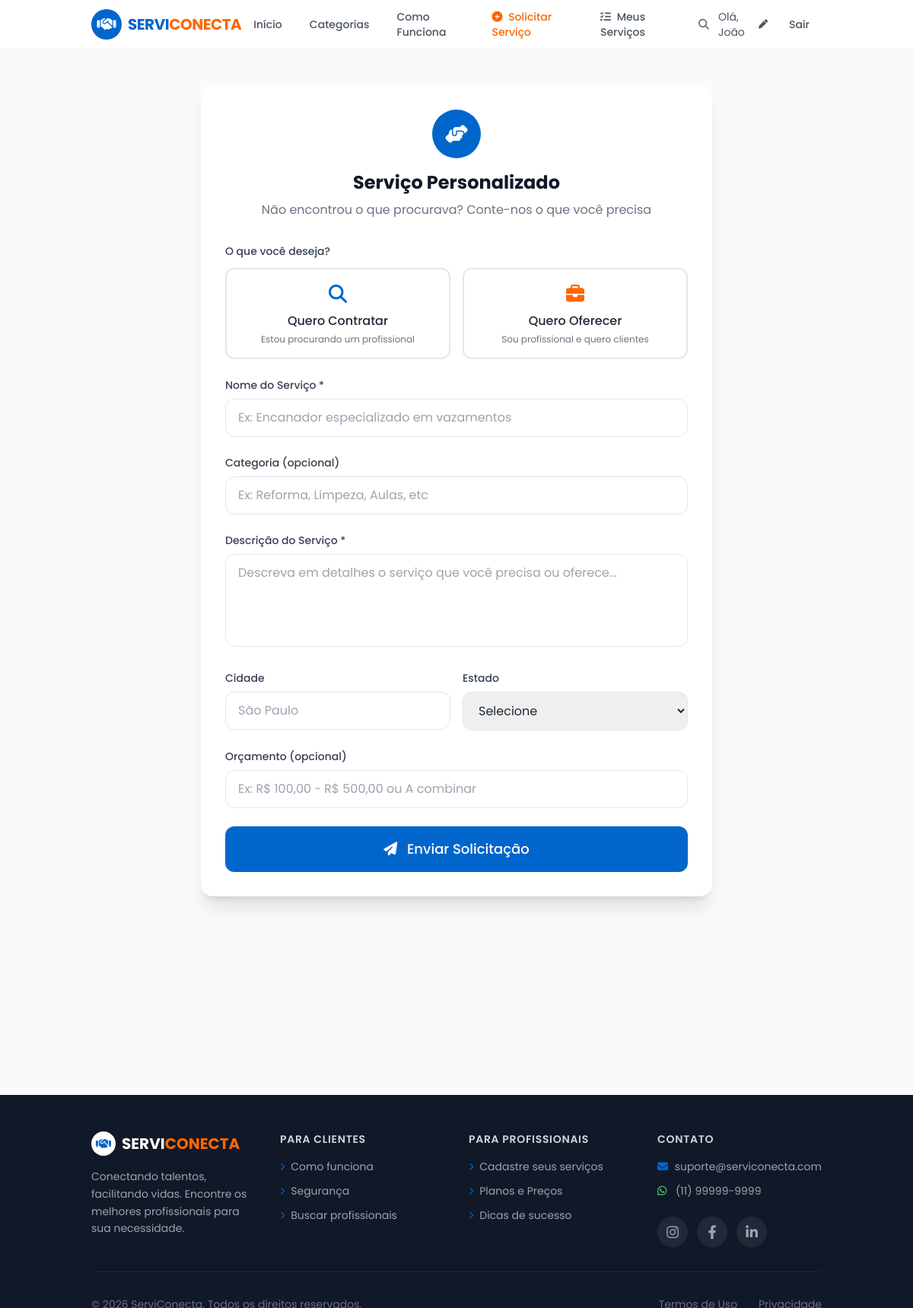
Before: /servico-personalizado/ (signed in) with the older database file.
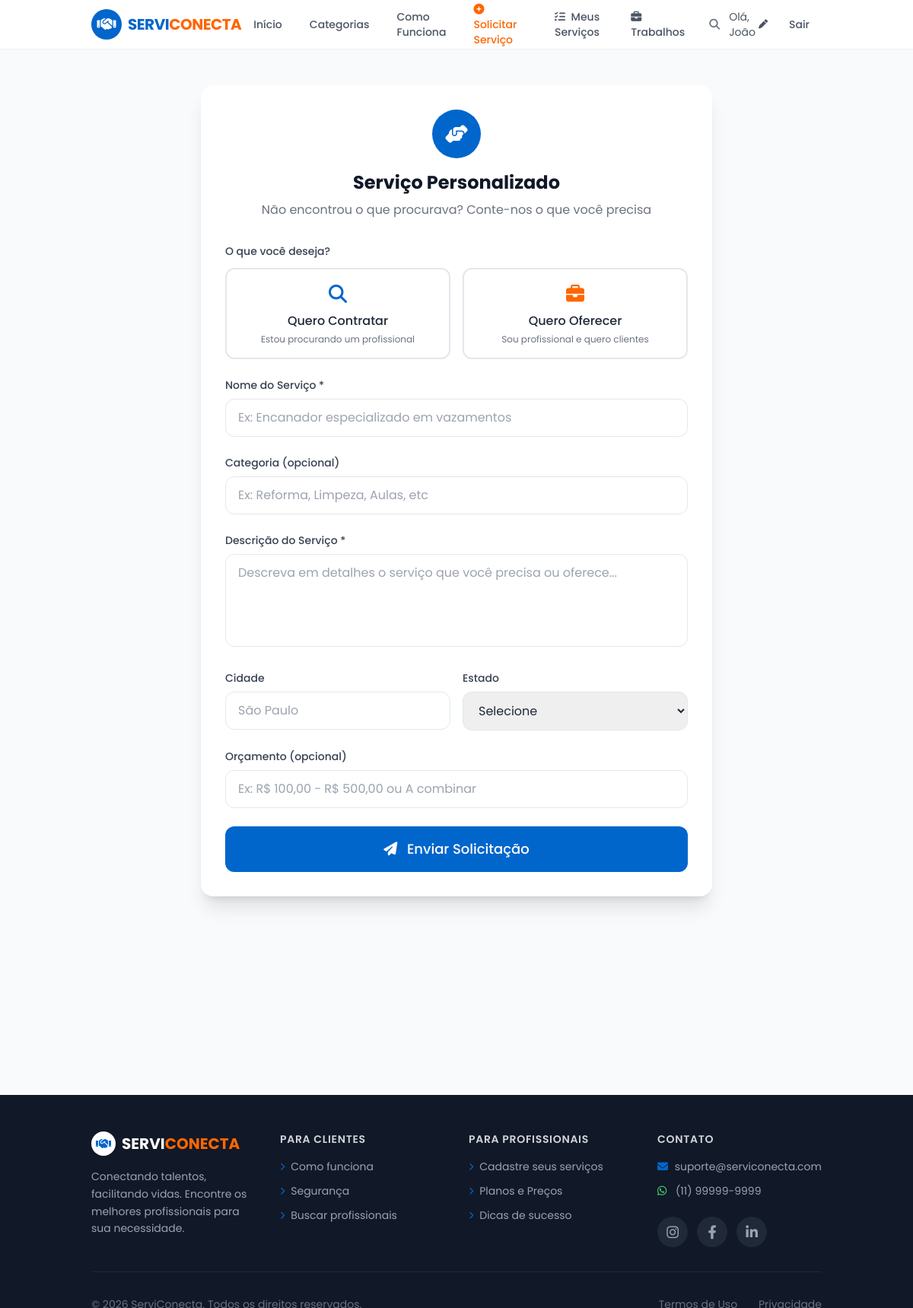
After: the same page with the newer database file.
### core/views.py (the view, shortened to what this page needs)
# urls.py: path('servico-personalizado/', views.custom_service_view, name='custom_service'),
def custom_service_view(request):
    if not request.user.is_authenticated:
        from django.shortcuts import redirect
        return redirect('core:login')
    has_professional_profile = hasattr(request.user, 'professional_profile')
    return render(request, 'core/custom_service.html', {
        'has_professional_profile': has_professional_profile
    })

### templates/core/custom_service.html (shortened to what the changed rows need)
{% extends 'base.html' %}
{% block content %}
<div class="min-h-[80vh] py-12 px-4">
    <div class="max-w-2xl mx-auto">
        {% if success %}
        <div class="bg-green-50 border border-green-200 rounded-2xl p-8 text-center">
            <div class="w-16 h-16 bg-green-100 text-green-600 rounded-full flex items-center justify-center mx-auto mb-4">
                <i class="fa-solid fa-check text-2xl"></i>
            </div>
            <h2 class="text-2xl font-bold text-gray-900 mb-2">Solicitação Enviada!</h2>
            <p class="text-gray-600 mb-6">
                {% if service_type == 'request' %}
                Sua solicitação de serviço foi publicada. Profissionais interessados entrará em contato pelo WhatsApp.
                {% else %}
                Seu serviço foi cadastrado. Clientes interessados entrarão em contato pelo WhatsApp.
                {% endif %}
            </p>
            <a href="{% url 'core:index' %}" class="inline-block bg-primary text-white px-6 py-3 rounded-xl font-medium hover:bg-primary/90 transition-colors">
                Voltar para Home
            </a>
        </div>
        {% else %}
        <div class="bg-white rounded-2xl shadow-xl p-8">
            <div class="text-center mb-8">
                <h2 class="text-2xl font-bold text-gray-900">Serviço Personalizado</h2>
            </div>
        </div>
        {% endif %}
    </div>
</div>
{% endblock %}

### templates/base.html (shortened to what the changed rows need)
<!DOCTYPE html>
<html lang="pt-br">
<head>
    <link rel="stylesheet" href="https://cdnjs.cloudflare.com/ajax/libs/font-awesome/6.4.0/css/all.min.css">
    <script src="https://cdn.tailwindcss.com"></script>
</head>
<body class="text-gray-800 antialiased min-h-screen flex flex-col">
    <header class="bg-white/95 backdrop-blur-sm shadow-sm sticky top-0 z-40">
        <div class="container mx-auto px-4 sm:px-6 lg:px-8">
            <div class="flex justify-between items-center h-16">
                <div class="flex-shrink-0 flex items-center">
                    <a href="{% url 'core:index' %}" class="flex items-center gap-2">
                        <div>
                            <h1 class="text-xl font-bold text-primary tracking-tight">SERVI<span class="text-secondary">CONECTA</span></h1>
                        </div>
                    </a>
                </div>
                <nav class="hidden md:flex items-center space-x-1">
                    <a href="{% url 'core:index' %}" class="text-gray-600 hover:text-primary px-4 py-2 text-sm font-medium transition-colors rounded-lg hover:bg-blue-50">Início</a>
                    <a href="{% url 'core:search' %}" class="text-gray-600 hover:text-primary px-4 py-2 text-sm font-medium transition-colors rounded-lg hover:bg-blue-50">Categorias</a>
                    <a href="{% url 'core:index' %}#como-funciona" class="text-gray-600 hover:text-primary px-4 py-2 text-sm font-medium transition-colors rounded-lg hover:bg-blue-50">Como Funciona</a>
                    {% if user.is_authenticated %}
                    <a href="{% url 'core:custom_service' %}" class="text-secondary hover:text-secondary/80 px-4 py-2 text-sm font-medium transition-colors rounded-lg hover:bg-orange-50">
                        <i class="fa-solid fa-plus-circle mr-1"></i> Solicitar Serviço
                    </a>
                    <a href="{% url 'core:my_services' %}" class="text-gray-600 hover:text-primary px-4 py-2 text-sm font-medium transition-colors rounded-lg hover:bg-blue-50">
                        <i class="fa-solid fa-list-check mr-1"></i> Meus Serviços
                    </a>
                    {% if user.user_type == 'professional' %}
                    <a href="{% url 'core:professional_jobs' %}" class="text-gray-600 hover:text-primary px-4 py-2 text-sm font-medium transition-colors rounded-lg hover:bg-blue-50">
                        <i class="fa-solid fa-briefcase mr-1"></i> Trabalhos
                    </a>
                    {% endif %}
                    {% endif %}
                    <button id="searchTrigger" class="text-gray-500 hover:text-primary px-3 py-2 text-sm transition-colors rounded-lg hover:bg-blue-50" title="Pesquisar (Ctrl+K)">
                        <i class="fa-solid fa-search"></i>
                    </button>
                </nav>
            </div>
        </div>
    </header>
    <main class="flex-grow flex flex-col">
        {% block content %}
        {% endblock %}
    </main>
    <footer class="bg-gray-900 text-white pt-12 pb-8">
        <div class="container mx-auto px-4 sm:px-6 lg:px-8">
            <div class="grid grid-cols-2 md:grid-cols-4 gap-8 mb-8">
                <div class="col-span-2 md:col-span-1">
                    <div class="flex items-center gap-2 mb-4">
                        <h2 class="text-xl font-bold">SERVI<span class="text-secondary">CONECTA</span></h2>
                    </div>
                </div>
            </div>
        </div>
    </footer>
</body>
</html>

Changed rows visible on the page:
changed User "João": user_type "client" → "professional" (drawn)
Other visible differences:
text now shown: "Trabalhos"
